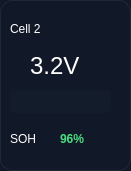
  <widget class="QFrame" name="frame_7">
   <property name="geometry">
    <rect>
     <x>300</x>
     <y>360</y>
     <width>131</width>
     <height>171</height>
    </rect>
   </property>
   <property name="styleSheet">
    <string notr="true">QFrame {
    background-color: #111827; /* Màu xanh đen sâu */
    border: 1px solid #1f2937; /* Viền mờ tinh tế */
    border-radius: 12px; /* Bo góc đồng bộ */
}
/* Phép thuật biến hóa toàn bộ chữ trong khung */
QLabel {
    background-color: transparent;
    border: none;
    color: #ffffff; /* Đặt màu trắng làm mặc định cho các chữ */
}</string>
   </property>
   <property name="frameShape">
    <enum>QFrame::StyledPanel</enum>
   </property>
   <property name="frameShadow">
    <enum>QFrame::Raised</enum>
   </property>
   <widget class="QLabel" name="label_7">
    <property name="geometry">
     <rect>
      <x>10</x>
      <y>20</y>
      <width>67</width>
      <height>17</height>
     </rect>
    </property>
    <property name="text">
     <string>Cell 2</string>
    </property>
   </widget>
   <widget class="QLabel" name="txt_volt_cell2">
    <property name="geometry">
     <rect>
      <x>30</x>
      <y>50</y>
      <width>71</width>
      <height>31</height>
     </rect>
    </property>
    <property name="styleSheet">
     <string notr="true">QLabel {
    font-size: 24px; /* Phóng to hẳn lên */
    background-color: transparent;
}</string>
    </property>
    <property name="text">
     <string>3.2V</string>
    </property>
   </widget>
   <widget class="QProgressBar" name="bar_soc_cell2">
    <property name="geometry">
     <rect>
      <x>10</x>
      <y>90</y>
      <width>101</width>
      <height>23</height>
     </rect>
    </property>
    <property name="styleSheet">
     <string notr="true">/* Thiết lập cái rãnh (nền) của thanh pin */
QProgressBar {
    background-color: #131c2b; /* Màu xanh đen rất sâu, tệp với nền */
    border: none; /* Xóa viền hoàn toàn */
    border-radius: 4px; /* Bo góc nhẹ */
    text-align: center;
    color: transparent; /* Giấu số % đi */
}

/* Thiết lập phần lõi pin (Chunk) đang chạy */
QProgressBar::chunk {
    /* Chuyển màu từ Cyan (xanh ngọc) sang Lime (xanh lá sáng) */
    background-color: qlineargradient(x1:0, y1:0, x2:1, y2:0, 
        stop:0 #0dcaf0, 
        stop:1 #8cc63f);
    border-radius: 4px;
}</string>
    </property>
    <property name="value">
     <number>80</number>
    </property>
   </widget>
   <widget class="QLabel" name="label_9">
    <property name="geometry">
     <rect>
      <x>10</x>
      <y>130</y>
      <width>51</width>
      <height>17</height>
     </rect>
    </property>
    <property name="text">
     <string>SOH</string>
    </property>
   </widget>
   <widget class="QLabel" name="txt_soh_cell2">
    <property name="geometry">
     <rect>
      <x>60</x>
      <y>130</y>
      <width>67</width>
      <height>17</height>
     </rect>
    </property>
    <property name="styleSheet">
     <string notr="true">QLabel {
    color: #4ade80; /* Màu xanh lá rực rỡ */
    background-color: transparent;
    font-weight: bold;
}</string>
    </property>
    <property name="text">
     <string>96%</string>
    </property>
   </widget>
   <widget class="QLabel" name="label_11">
    <property name="geometry">
     <rect>
      <x>90</x>
      <y>20</y>
      <width>31</width>
      <height>17</height>
     </rect>
    </property>
    <property name="text">
     <string/>
    </property>
    <property name="pixmap">
     <pixmap>Gui-png/verified_user_24dp_75FB4C_FILL0_wght400_GRAD0_opsz24.png</pixmap>
    </property>
   </widget>
  </widget>
